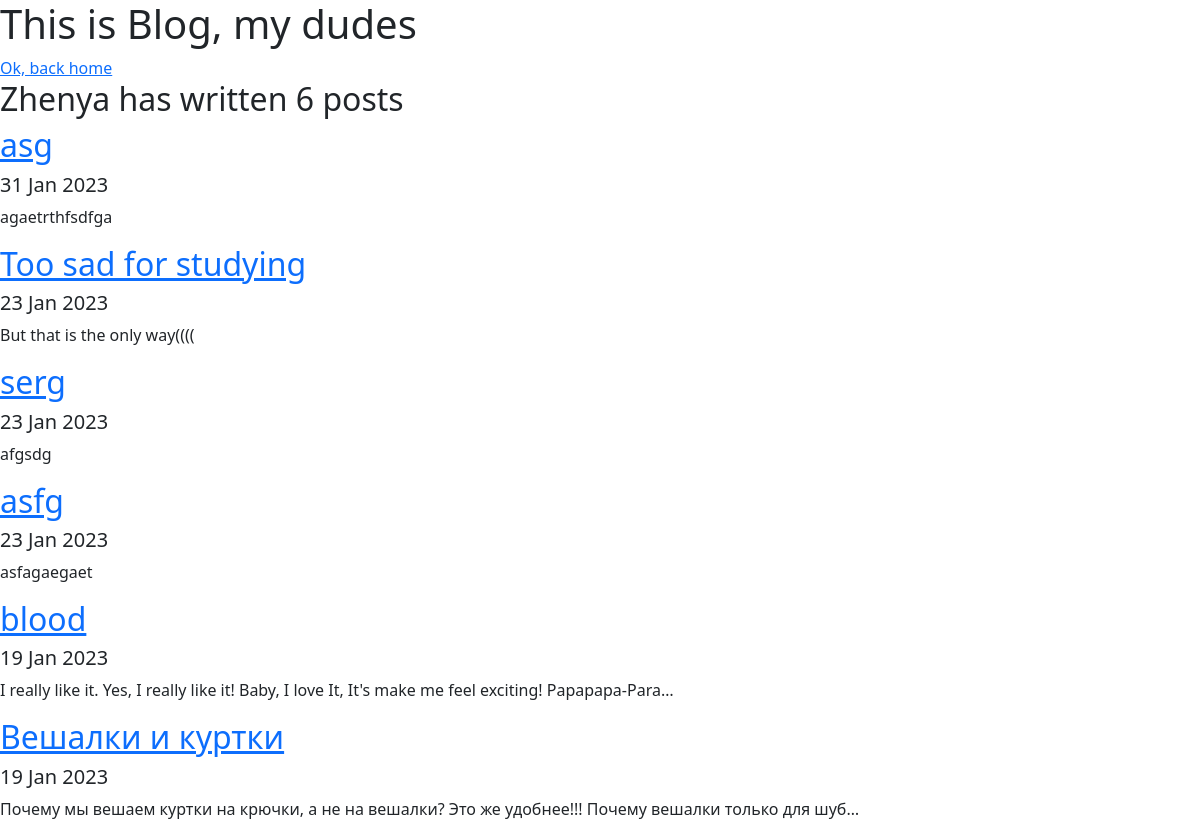
The page /blog/ on the database as committed earlier.
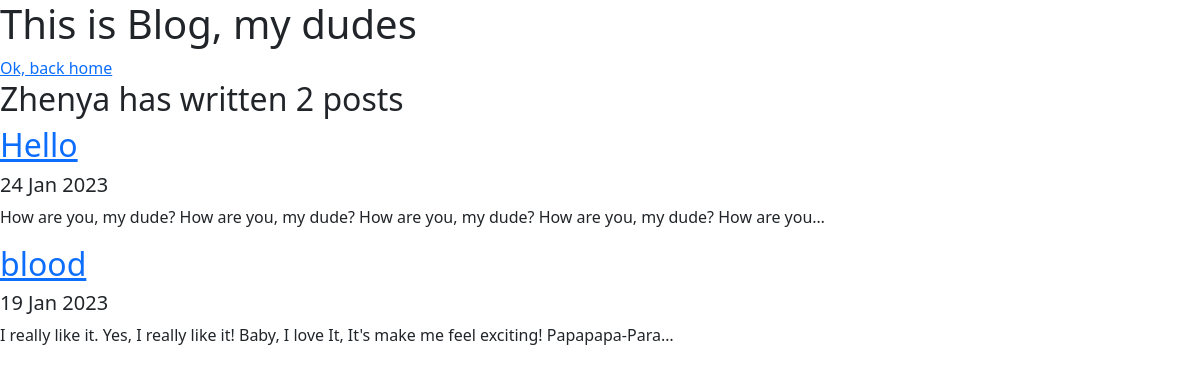
The same page on the database as committed later.
### blog/models.py (models this page shows, shortened)
class Post(models.Model):
    title = models.CharField(max_length=250)
    time = models.DateField()
    description = models.TextField()

### blog/views.py (the view)
# urls.py: path('', views.all_blogs, name='all_blogs'),
def all_blogs(request):
    posts = Post.objects.order_by('-time') # [:5] - последние 5 постов, сортировка по дате
    return render(request, 'blog/all_blogs.html', {'posts': posts})

### blog/templates/blog/all_blogs.html (shortened to what this page needs)
{% extends 'portfolio/base.html' %}
{% block content %}
<head>
</head>
    <h1>This is Blog, my dudes</h1>
    <a href="{% url 'Home' %}">Ok, back home</a>
    <h2>Zhenya has written {{ posts.count }} post{{ posts.count|pluralize }}</h2>
    {% for post in posts %}
    <a href="{% url 'blog:detail' post.id %}"><h2>{{ post.title }}</h2></a>
        <h5>{{ post.time|date:'d M Y'}}</h5>
        <p>{{ post.description|truncatechars:100 }}</p>
    {% endfor %}
{% endblock %}

### portfolio/templates/portfolio/base.html (shortened to what this page needs)
<!DOCTYPE html>
<html lang="en">
<head>
    <link href="https://cdn.jsdelivr.net/npm/bootstrap@5.3.0-alpha1/dist/css/bootstrap.min.css" rel="stylesheet">
</head>
<body>
    {% block content %}{% endblock %}
</body>
</html>

Rows that differ between the two databases and show on the page:
removed Post: title "asg", time "31 Jan 2023", description "agaetrthfsdfga"
removed Post: title "Too sad for studying", time "23 Jan 2023", description "But that is the only way(((("
removed Post: title "serg", time "23 Jan 2023", description "afgsdg"
removed Post: title "asfg", time "23 Jan 2023", description "asfagaegaet"
removed Post: title "Вешалки и куртки", time "19 Jan 2023", description "Почему мы вешаем куртки на крючки, а не на вешалки? Это же удобнее!!! Почему вешалки только для шуб…"
added Post: title "Hello", time "24 Jan 2023", description "How are you, my dude? How are you, my dude? How are you, my dude? How are you, my dude? How are you…"
Other text that changed with them:
{{ posts.count }}: "6" → "2"
